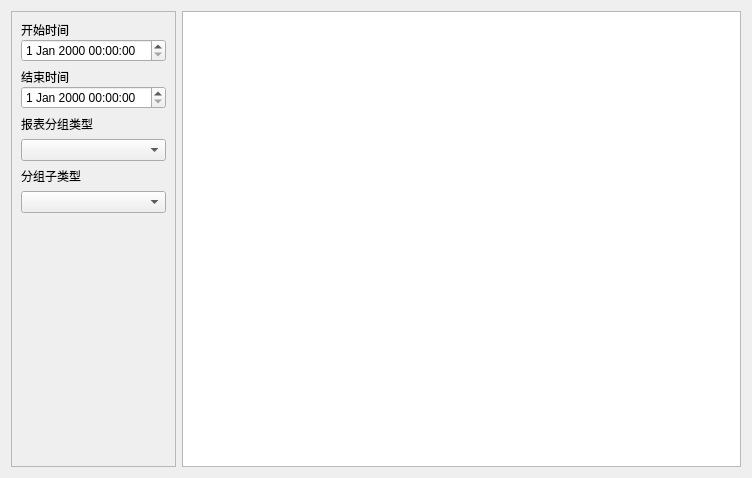
<?xml version="1.0" encoding="UTF-8"?>
<ui version="4.0">
 <class>w_rpt_report_cashreport_Dialog</class>
 <widget class="QDialog" name="w_rpt_report_cashreport_Dialog">
  <property name="geometry">
   <rect>
    <x>0</x>
    <y>0</y>
    <width>752</width>
    <height>478</height>
   </rect>
  </property>
  <property name="windowTitle">
   <string>Dialog</string>
  </property>
  <layout class="QHBoxLayout" name="horizontalLayout">
   <item>
    <widget class="QFrame" name="frame">
     <property name="minimumSize">
      <size>
       <width>0</width>
       <height>0</height>
      </size>
     </property>
     <property name="maximumSize">
      <size>
       <width>16777215</width>
       <height>16777215</height>
      </size>
     </property>
     <property name="frameShape">
      <enum>QFrame::StyledPanel</enum>
     </property>
     <property name="frameShadow">
      <enum>QFrame::Raised</enum>
     </property>
     <property name="outer_stylesheet" stdset="0">
      <string>frame_back_round</string>
     </property>
     <layout class="QVBoxLayout" name="verticalLayout_5" stretch="0,0,0,0,0,0,0,1">
      <property name="leftMargin">
       <number>9</number>
      </property>
      <property name="rightMargin">
       <number>9</number>
      </property>
      <item>
       <layout class="QVBoxLayout" name="verticalLayout_2">
        <property name="spacing">
         <number>0</number>
        </property>
        <item>
         <widget class="QLabel" name="label">
          <property name="text">
           <string>开始时间</string>
          </property>
         </widget>
        </item>
        <item>
         <widget class="lds_datetimeEdit" name="dateTimeEdit"/>
        </item>
       </layout>
      </item>
      <item>
       <layout class="QVBoxLayout" name="verticalLayout_3">
        <property name="spacing">
         <number>0</number>
        </property>
        <item>
         <widget class="QLabel" name="label_2">
          <property name="text">
           <string>结束时间</string>
          </property>
         </widget>
        </item>
        <item>
         <widget class="lds_datetimeEdit" name="dateTimeEdit_2"/>
        </item>
       </layout>
      </item>
      <item>
       <widget class="QLabel" name="label_3">
        <property name="text">
         <string>报表分组类型</string>
        </property>
       </widget>
      </item>
      <item>
       <widget class="lds_ComboBox" name="comboBox_11"/>
      </item>
      <item>
       <widget class="QLabel" name="label_4">
        <property name="text">
         <string>分组子类型</string>
        </property>
       </widget>
      </item>
      <item>
       <widget class="lds_ComboBox" name="comboBox_12"/>
      </item>
      <item>
       <widget class="lds_toolbar" name="widget"/>
      </item>
      <item>
       <spacer name="verticalSpacer">
        <property name="orientation">
         <enum>Qt::Vertical</enum>
        </property>
        <property name="sizeHint" stdset="0">
         <size>
          <width>20</width>
          <height>40</height>
         </size>
        </property>
       </spacer>
      </item>
     </layout>
    </widget>
   </item>
   <item>
    <widget class="lds_tableview_sum" name="tableView"/>
   </item>
  </layout>
 </widget>
 <customwidgets>
  <customwidget>
   <class>lds_toolbar</class>
   <extends>QFrame</extends>
   <header>lds_toolbar.h</header>
   <container>1</container>
  </customwidget>
  <customwidget>
   <class>lds_ComboBox</class>
   <extends>QComboBox</extends>
   <header>lds_combobox.h</header>
  </customwidget>
  <customwidget>
   <class>lds_tableview_sum</class>
   <extends>QTableView</extends>
   <header>lds_tableview_sum.h</header>
  </customwidget>
  <customwidget>
   <class>lds_datetimeEdit</class>
   <extends>QDateTimeEdit</extends>
   <header>lds_datetimeedit.h</header>
  </customwidget>
 </customwidgets>
 <tabstops>
  <tabstop>comboBox_11</tabstop>
  <tabstop>comboBox_12</tabstop>
  <tabstop>dateTimeEdit</tabstop>
  <tabstop>dateTimeEdit_2</tabstop>
 </tabstops>
 <resources/>
 <connections/>
</ui>
